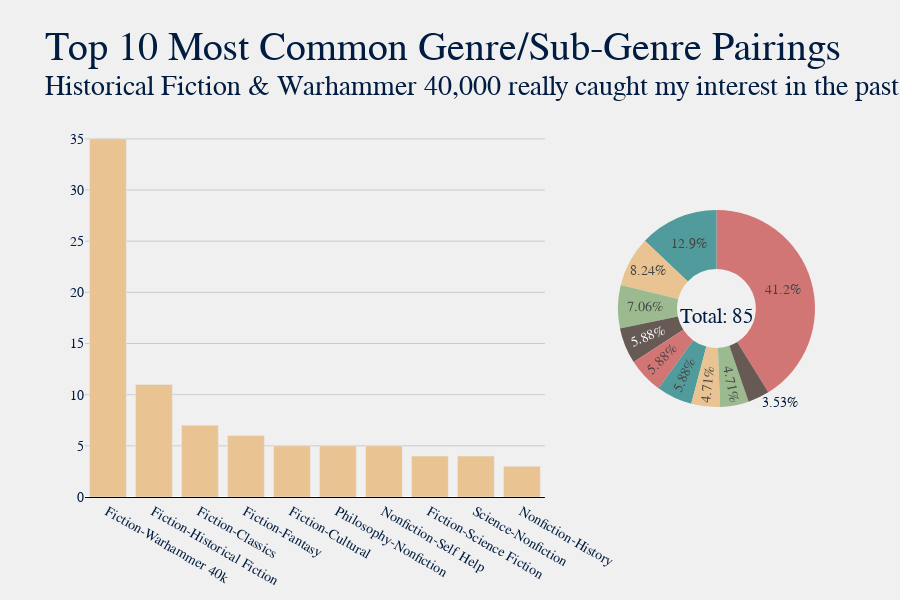

Notebook code for this chart:
### Code cell
df['Genre Pair'] = df['Genre'] + '-' + df['Sub-Genre']
title = "Top 10 Most Common Genre/Sub-Genre Pairings"
sub = f"Historical Fiction & Warhammer 40,000 really caught my interest in the past few years"
plot.gen_bar_pie_graph(df, 'Genre Pair', title, sub, num=10, color="#eac392")

### Figure 1 — Plotly figure (JSON) as saved in the notebook; plotly's stock layout.template omitted (floating-point values rounded to 4 significant figures; data arrays with more than 128 entries replaced by an {"elided": "..."} marker saying what was removed)
{"data": [{"hovertemplate": "<b>%{x}</b>: %{y}", "marker": {"color": "#eac392"}, "name": "", "type": "bar", "x": ["Fiction-Warhammer 40k", "Fiction-Historical Fiction", "Fiction-Classics", "Fiction-Fantasy", "Fiction-Cultural", "Philosophy-Nonfiction", "Nonfiction-Self Help", "Fiction-Science Fiction", "Science-Nonfiction", "Nonfiction-History"], "xaxis": "x", "y": [35, 11, 7, 6, 5, 5, 5, 4, 4, 3], "yaxis": "y"}, {"domain": {"x": [0.73, 1], "y": [0, 1]}, "hole": 0.4, "hovertemplate": "<b>%{label}</b>: %{value}", "labels": ["Fiction-Warhammer 40k", "Fiction-Historical Fiction", "Fiction-Classics", "Fiction-Fantasy", "Fiction-Cultural", "Philosophy-Nonfiction", "Nonfiction-Self Help", "Fiction-Science Fiction", "Science-Nonfiction", "Nonfiction-History"], "marker": {"colors": {"elided": "495 str values"}}, "name": "", "type": "pie", "values": [35, 11, 7, 6, 5, 5, 5, 4, 4, 3]}], "layout": {"annotations": [{"ax": 0, "ay": 0, "font": {"size": 30}, "text": "<sup>Total: 85", "x": 0.866, "xref": "paper", "y": 0.48, "yref": "paper"}], "barmode": "group", "font": {"color": "#001c40", "family": "Baskerville", "size": 14}, "height": 600, "hoverlabel": {"font": {"size": 16}}, "margin": {"b": 45, "l": 85, "r": 85, "t": 120}, "paper_bgcolor": "#f0f0f0", "plot_bgcolor": "#f0f0f0", "showlegend": false, "title": {"font": {"color": "#001c40", "family": "Baskerville, Bold", "size": 40}, "text": "Top 10 Most Common Genre/Sub-Genre Pairings<br><sup>Historical Fiction & Warhammer 40,000 really caught my interest in the past few years"}, "xaxis": {"anchor": "y", "domain": [0, 0.63], "gridcolor": "#cbcbcb", "linecolor": "black", "showgrid": false, "showline": true, "title": {}}, "yaxis": {"anchor": "x", "domain": [0, 1], "gridcolor": "#cbcbcb", "linecolor": "black", "showgrid": true, "showline": false, "showticklabels": true, "title": {}}}}
